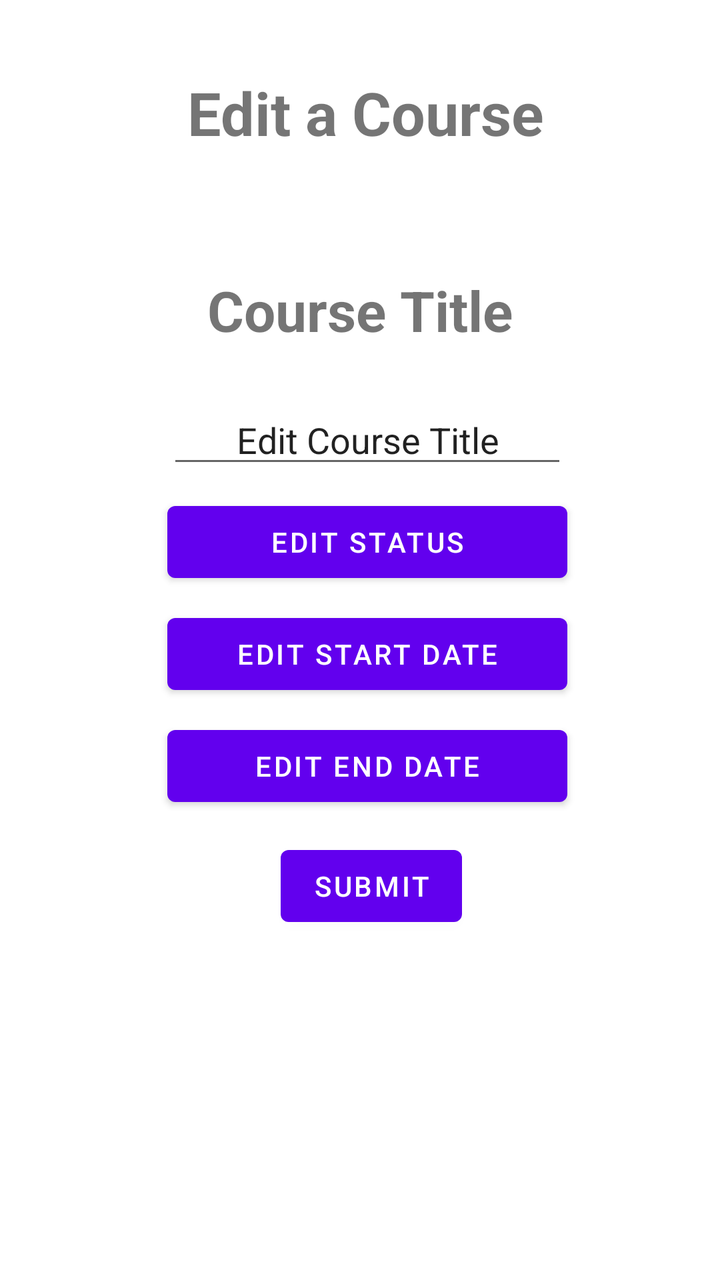
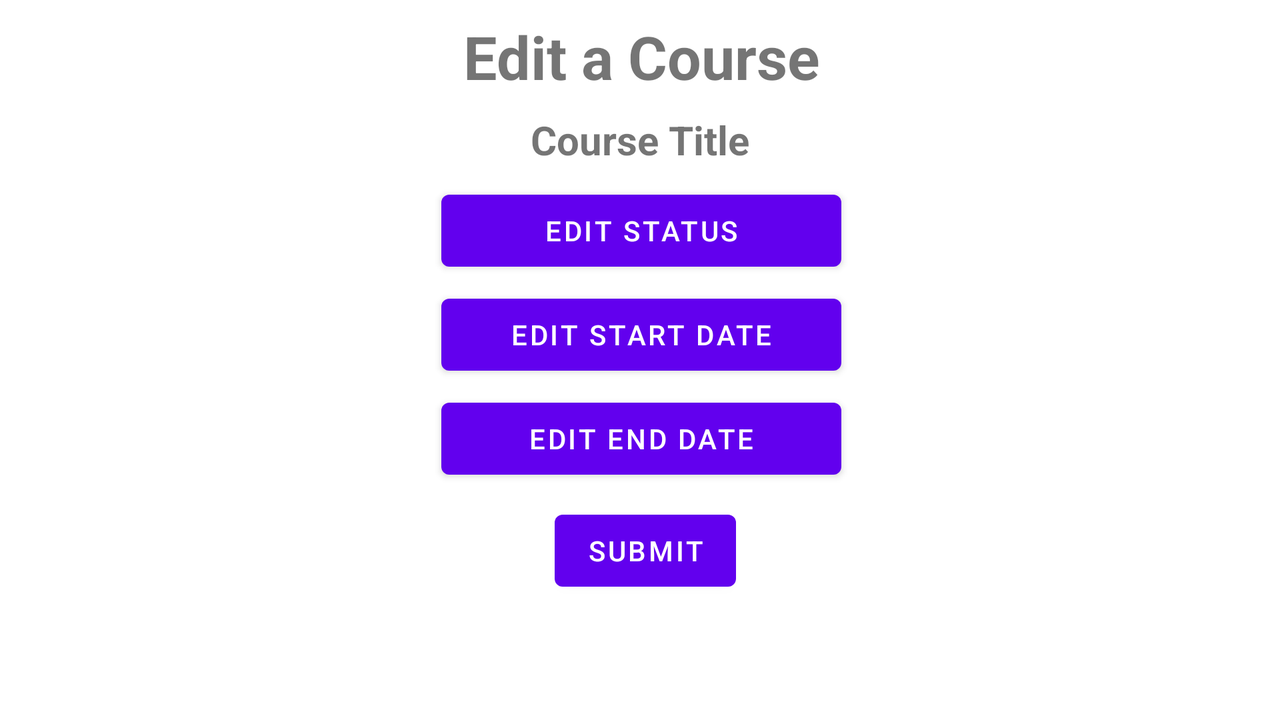

One screen, two layout resources from the same app: the default and the repository's alternative for another configuration. Each is rendered where Android would select it; the XML of both is given below.
<!-- AndroidManifest.xml: application theme Theme.ArjunC196 -->
<!-- res/layout/activity_edit_course.xml -->
<?xml version="1.0" encoding="utf-8"?>
<androidx.constraintlayout.widget.ConstraintLayout xmlns:android="http://schemas.android.com/apk/res/android"
    xmlns:app="http://schemas.android.com/apk/res-auto"
    xmlns:tools="http://schemas.android.com/tools"
    android:layout_width="match_parent"
    android:layout_height="match_parent"
    android:focusableInTouchMode="true"
    tools:context=".termsActivities.AddTerms">

    <TextView
        android:id="@+id/editCourseText"
        android:layout_width="wrap_content"
        android:layout_height="wrap_content"
        android:layout_marginStart="109dp"
        android:layout_marginTop="36dp"
        android:layout_marginEnd="104dp"
        android:gravity="center"
        android:text="Edit a Course"
        android:textSize="30sp"
        android:textStyle="bold"
        app:layout_constraintEnd_toEndOf="parent"
        app:layout_constraintStart_toStartOf="parent"
        app:layout_constraintTop_toTopOf="parent" />

    <TextView
        android:id="@+id/courseTitleTextView"
        android:layout_width="wrap_content"
        android:layout_height="wrap_content"
        android:layout_marginStart="120dp"
        android:layout_marginTop="60dp"
        android:layout_marginEnd="120dp"
        android:gravity="center"
        android:text="Course Title"
        android:textSize="28sp"
        android:textStyle="bold"
        app:layout_constraintEnd_toEndOf="parent"
        app:layout_constraintStart_toStartOf="parent"
        app:layout_constraintTop_toBottomOf="@+id/editCourseText" />

    <EditText
        android:id="@+id/editTitleText"
        android:layout_width="200dp"
        android:layout_height="wrap_content"
        android:layout_marginStart="100dp"
        android:layout_marginTop="24dp"
        android:layout_marginEnd="93dp"
        android:text="Edit Course Title"
        android:gravity="center"
        app:layout_constraintEnd_toEndOf="parent"
        app:layout_constraintStart_toStartOf="parent"
        app:layout_constraintTop_toBottomOf="@+id/courseTitleTextView" />


    <Button
        android:id="@+id/statusButton"
        android:layout_width="200dp"
        android:layout_height="wrap_content"
        android:layout_marginStart="100dp"
        android:layout_marginTop="8dp"
        android:layout_marginEnd="93dp"
        android:text="Edit Status"
        app:layout_constraintEnd_toEndOf="parent"
        app:layout_constraintStart_toStartOf="parent"
        app:layout_constraintTop_toBottomOf="@+id/editTitleText" />

    <Button
        android:id="@+id/endDateButton"
        android:layout_width="200dp"
        android:layout_height="wrap_content"
        android:layout_marginStart="100dp"
        android:layout_marginTop="8dp"
        android:layout_marginEnd="93dp"
        android:text="Edit End Date"
        app:layout_constraintEnd_toEndOf="parent"
        app:layout_constraintStart_toStartOf="parent"
        app:layout_constraintTop_toBottomOf="@+id/startDateButton" />

    <Button
        android:id="@+id/startDateButton"
        android:layout_width="200dp"
        android:layout_height="wrap_content"
        android:layout_marginStart="100dp"
        android:layout_marginTop="8dp"
        android:layout_marginEnd="93dp"
        android:text="Edit Start Date"
        app:layout_constraintEnd_toEndOf="parent"
        app:layout_constraintStart_toStartOf="parent"
        app:layout_constraintTop_toBottomOf="@+id/statusButton" />

    <Button
        android:id="@+id/submitButton"
        android:layout_width="wrap_content"
        android:layout_height="wrap_content"
        android:layout_marginStart="156dp"
        android:layout_marginTop="12dp"
        android:layout_marginEnd="145dp"
        android:text="Submit"
        app:layout_constraintEnd_toEndOf="parent"
        app:layout_constraintStart_toStartOf="parent"
        app:layout_constraintTop_toBottomOf="@+id/endDateButton" />


</androidx.constraintlayout.widget.ConstraintLayout>
<!-- resources referenced by this layout -->
<resources>
  <style name="Theme.ArjunC196" parent="Theme.MaterialComponents.DayNight.DarkActionBar">
          
          <item name="colorPrimary">@color/purple_500</item>
          <item name="colorPrimaryVariant">@color/purple_700</item>
          <item name="colorOnPrimary">@color/white</item>
          
          <item name="colorSecondary">@color/teal_200</item>
          <item name="colorSecondaryVariant">@color/teal_700</item>
          <item name="colorOnSecondary">@color/black</item>
          
          <item name="android:statusBarColor">?attr/colorPrimaryVariant</item>
          
      </style>
  <color name="purple_500">#FF6200EE</color>
  <color name="purple_700">#FF3700B3</color>
  <color name="white">#FFFFFFFF</color>
  <color name="teal_200">#FF03DAC5</color>
  <color name="teal_700">#FF018786</color>
  <color name="black">#FF000000</color>
</resources>
<!-- res/layout-land/activity_edit_course.xml (the repository's variant of the layout above) -->
<!-- drawn on the phone turned sideways -->
<?xml version="1.0" encoding="utf-8"?>
<androidx.constraintlayout.widget.ConstraintLayout xmlns:android="http://schemas.android.com/apk/res/android"
    xmlns:app="http://schemas.android.com/apk/res-auto"
    xmlns:tools="http://schemas.android.com/tools"
    android:layout_width="match_parent"
    android:layout_height="match_parent"
    android:focusableInTouchMode="true"
    tools:context=".termsActivities.AddTerms">

    <TextView
        android:id="@+id/editCourseText"
        android:layout_width="wrap_content"
        android:layout_height="wrap_content"
        android:layout_marginStart="109dp"
        android:layout_marginTop="8dp"
        android:layout_marginEnd="104dp"
        android:gravity="center"
        android:text="Edit a Course"
        android:textSize="30sp"
        android:textStyle="bold"
        app:layout_constraintEnd_toEndOf="parent"
        app:layout_constraintHorizontal_bias="0.492"
        app:layout_constraintStart_toStartOf="parent"
        app:layout_constraintTop_toTopOf="parent" />

    <TextView
        android:id="@+id/courseTitleTextView"
        android:layout_width="wrap_content"
        android:layout_height="wrap_content"
        android:layout_marginStart="120dp"
        android:layout_marginTop="8dp"
        android:layout_marginEnd="120dp"
        android:gravity="center"
        android:text="Course Title"
        android:textSize="20sp"
        android:textStyle="bold"
        app:layout_constraintEnd_toEndOf="parent"
        app:layout_constraintStart_toStartOf="parent"
        app:layout_constraintTop_toBottomOf="@+id/editCourseText" />

    <Button
        android:id="@+id/statusButton"
        android:layout_width="200dp"
        android:layout_height="wrap_content"
        android:layout_marginStart="100dp"
        android:layout_marginTop="8dp"
        android:layout_marginEnd="93dp"
        android:text="Edit Status"
        app:layout_constraintEnd_toEndOf="parent"
        app:layout_constraintHorizontal_bias="0.489"
        app:layout_constraintStart_toStartOf="parent"
        app:layout_constraintTop_toBottomOf="@+id/courseTitleTextView" />

    <Button
        android:id="@+id/submitButton"
        android:layout_width="wrap_content"
        android:layout_height="wrap_content"
        android:layout_marginStart="156dp"
        android:layout_marginTop="8dp"
        android:layout_marginEnd="145dp"
        android:text="Submit"
        app:layout_constraintEnd_toEndOf="parent"
        app:layout_constraintHorizontal_bias="0.489"
        app:layout_constraintStart_toStartOf="parent"
        app:layout_constraintTop_toBottomOf="@+id/endDateButton" />

    <Button
        android:id="@+id/startDateButton"
        android:layout_width="200dp"
        android:layout_height="wrap_content"
        android:layout_marginStart="100dp"
        android:layout_marginTop="4dp"
        android:layout_marginEnd="93dp"
        android:text="Edit Start Date"
        app:layout_constraintEnd_toEndOf="parent"
        app:layout_constraintHorizontal_bias="0.489"
        app:layout_constraintStart_toStartOf="parent"
        app:layout_constraintTop_toBottomOf="@+id/statusButton" />

    <Button
        android:id="@+id/endDateButton"
        android:layout_width="200dp"
        android:layout_height="wrap_content"
        android:layout_marginStart="100dp"
        android:layout_marginTop="4dp"
        android:layout_marginEnd="93dp"
        android:text="Edit End Date"
        app:layout_constraintEnd_toEndOf="parent"
        app:layout_constraintHorizontal_bias="0.489"
        app:layout_constraintStart_toStartOf="parent"
        app:layout_constraintTop_toBottomOf="@+id/startDateButton" />


</androidx.constraintlayout.widget.ConstraintLayout>
